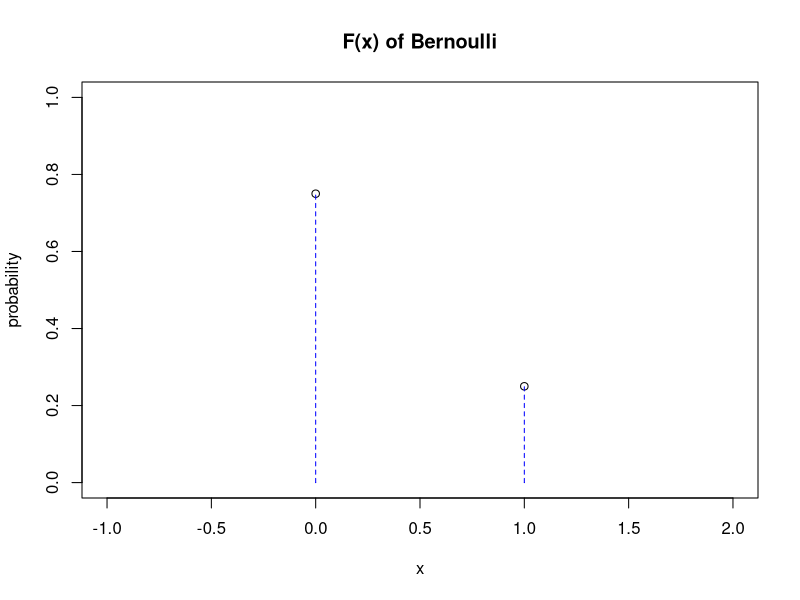
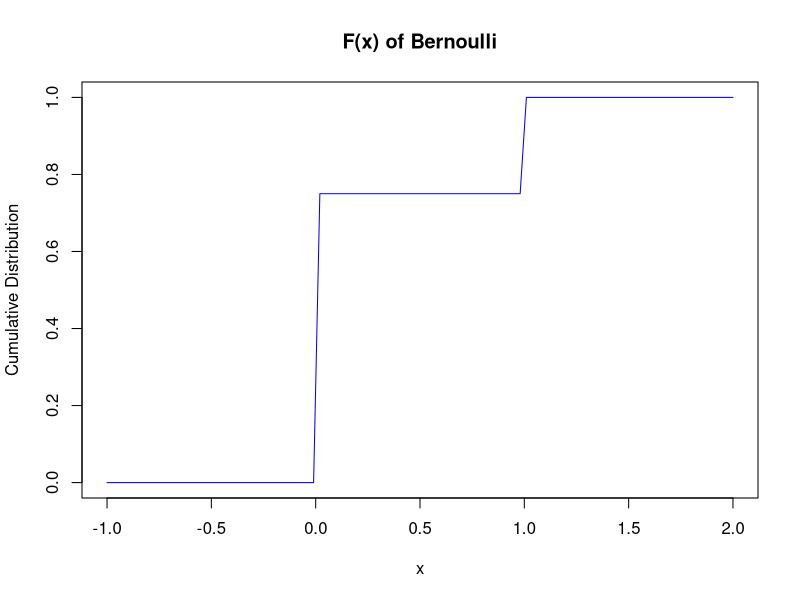

These figures' R source, in order:
# bernoulli
# random samples
p_success = 0.25
rbinom(n=50, size=1, prob=p_success)

p_success = 0.85
rbinom(n=50, size=1, prob=p_success)

# plot pdf
plot(x=c(0:1), y=dbinom(c(0:1), size=1, prob=0.25), ylim=c(0,1), xlim=c(-1,2),
     xlab="x", ylab="probability", main=c("F(x) of Bernoulli"))
lines(x=c(0,0,1,1), y=c(0,0.75,0,0.25), type="h", lty=2, col="blue")

# plot cumulative pdf
curve(pbinom(x, size=1, prob=0.25), xlim=c(-1,2), col="blue", 
      ylab="Cumulative Distribution", main=c("F(x) of Bernoulli"))